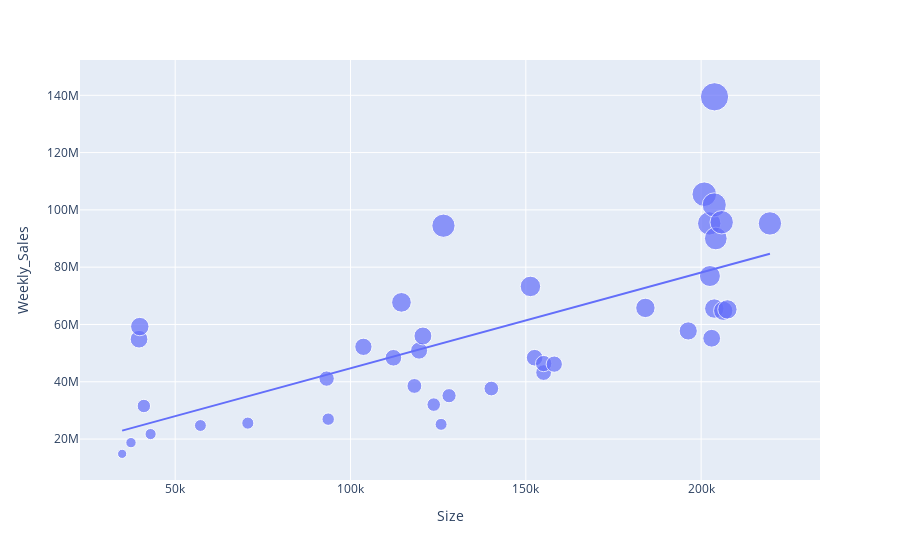

Notebook cell for this chart:
### Markdown cell above
Is there a relation between Size and Sales variables?

### Code cell
tmp = df.query('year==2010').groupby('Size').agg(Weekly_Sales = ('Weekly_Sales', 'sum') ).reset_index()
fig = px.scatter(tmp, x='Size', y="Weekly_Sales", size='Weekly_Sales', trendline="ols")# for variable in dependent_variables]
fig.show()
